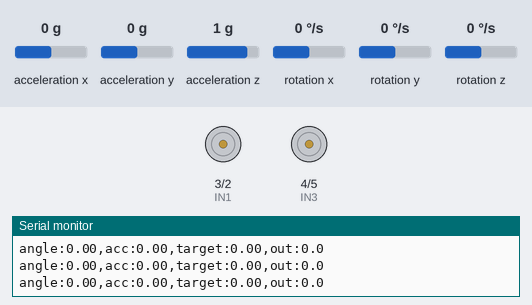
Recording of a sketch running on a simulated Arduino Uno, built with avr-gcc and run on an emulated ATmega328P. On the bench: motor-driver pin pairs drawn as motors (green arrow = first pin HIGH = forward, orange = second pin HIGH = backward, longer = more drive, scaled by the enable pin), the last lines printed to the serial monitor. Wiring (inferred from the names in the program): MPU-6050 motion sensor at I2C address 0x68. Inputs (shaded band) come from the test bench; at power-on: acceleration x 0 g, rotation y 0 °/s, acceleration y 0 g, acceleration z 1 g, rotation x 0 °/s, rotation z 0 °/s.

Above: at 1.3 s.
1.4 s: acceleration x set to -1.4 g
At 2.4 s:
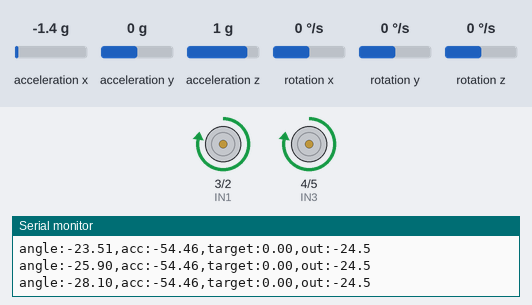
4.1 s: rotation y set to 192 °/s
At 4.53 s:
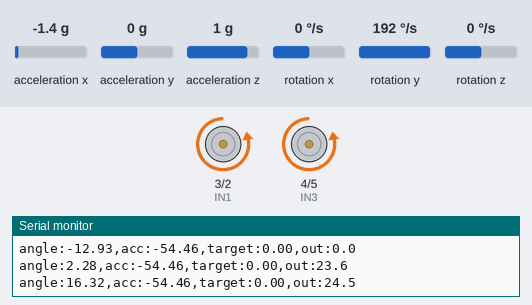
6.1 s: rotation y set to -192 °/s
At 7.3 s:
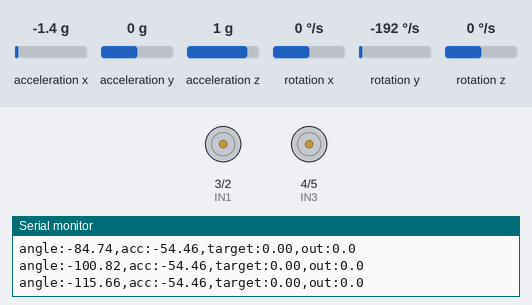
Timing chart, 0 to 9.1 s (numbered marks = the images above; inputs shaded):
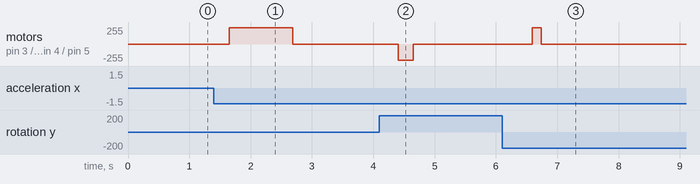

Measured:
- after the input at 1.4 s, motor on pin 3 (IN1) / pin 2 (IN2), motor on pin 4 (IN3) / pin 5 (IN4): stopped → forward 245/255 after 0.25 s, → stopped 1.0 s later
- after the input at 4.1 s, motor on pin 3 (IN1) / pin 2 (IN2), motor on pin 4 (IN3) / pin 5 (IN4): stopped → backward 245/255 after 0.31 s, → stopped 0.24 s later
- after the input at 6.1 s, motor on pin 3 (IN1) / pin 2 (IN2), motor on pin 4 (IN3) / pin 5 (IN4): stopped → forward 245/255 after 0.49 s, → stopped 0.14 s later

The sketch:

self_balancing_code.V3.ino
```cpp
/*
 * Self-Balancing Robot — Arduino Uno + MPU6050 + L298N
 * Plain PID controller with a manually set balance point.
 *
 * Serial Monitor at 115200, line ending "Newline".
 * Angle is printed 10x per second (also works in Serial Plotter).
 *
 * Optional live commands (lost on reset — copy good values into the code):
 *   p<num>  Kp      i<num>  Ki      d<num>  Kd
 *   t<num>  balance point (degrees), e.g. t1.5
 */

#include <Wire.h>

// ===================== BALANCE POINT =====================
float balancePoint = 0.0;   // degrees — the angle the robot tries to hold

// ===================== PID GAINS =====================
float Kp = 19.0;
float Ki = 250.0;
float Kd = 1.0;

// ===================== MOTOR SETTINGS =====================
const int   DEADBAND   = 30;    // min PWM that turns the wheels
const int   MAX_PWM    = 245;
const float LEFT_TRIM  = 1.0;
const float RIGHT_TRIM = 1.0;
const int   MOTOR_DIR  = 1;     // change to -1 if wheels drive the wrong way
const int   GYRO_SIGN  = 1;     // change to -1 if gyro direction is reversed

// ===================== WIRING =====================
const int IN1 = 3;
const int IN2 = 2;
const int IN3 = 4;
const int IN4 = 5;
const int ENA = 9;
const int ENB = 10;
const int MPU_ADDR = 0x68;

// ===================== FIXED CONSTANTS =====================
const unsigned long LOOP_US = 5000;   // 200 Hz
const float DT = LOOP_US / 1e6;
const float ALPHA = 0.996;       // complementary filter (trust gyro more)
const float FALL_ANGLE = 35.0;   // motors off past this
const float ARM_ANGLE  = 3.0;    // motors only start within 3° of balance point
const float I_LIMIT    = 60.0;   // max PWM from the I term
const float DB_RAMP    = 8.0;    // fade the deadband in smoothly (stops buzzing)

// ===================== STATE =====================
float angle = 0;
float integral = 0;
float output = 0;
bool  armed = false;
unsigned long lastLoop = 0;
int   printCount = 0;
char  cmdBuf[16];
byte  cmdLen = 0;

// ===================== MPU6050 =====================
void mpuWrite(byte reg, byte val) {
  Wire.beginTransmission(MPU_ADDR);
  Wire.write(reg);
  Wire.write(val);
  Wire.endTransmission();
}

// accAngle in degrees, gyroRaw in deg/s
void readIMU(float &accAngle, float &gyroRaw) {
  Wire.beginTransmission(MPU_ADDR);
  Wire.write(0x3B);
  Wire.endTransmission(false);
  Wire.requestFrom(MPU_ADDR, 14, true);

  int16_t ax = (Wire.read() << 8) | Wire.read();
  Wire.read(); Wire.read();                        // ay (unused)
  int16_t az = (Wire.read() << 8) | Wire.read();
  Wire.read(); Wire.read();                        // temperature
  Wire.read(); Wire.read();                        // gx
  int16_t gy = (Wire.read() << 8) | Wire.read();
  Wire.read(); Wire.read();                        // gz

  accAngle = atan2((float)ax, (float)az) * 180.0 / PI;
  gyroRaw  = gy / 131.0;
}

// ===================== MOTORS =====================
void setMotor(int en, int inA, int inB, float cmd) {
  float mag = fabs(cmd);
  int pwm = 0;
  if (mag > 0.5) {
    float boost = DEADBAND * min(mag / DB_RAMP, 1.0f);
    pwm = (int)(boost + mag * (MAX_PWM - DEADBAND) / (float)MAX_PWM);
    pwm = constrain(pwm, 0, MAX_PWM);
  }
  digitalWrite(inA, cmd > 0 && pwm > 0);
  digitalWrite(inB, cmd < 0 && pwm > 0);
  analogWrite(en, pwm);
}

void driveMotors(float cmd) {
  cmd *= MOTOR_DIR;
  setMotor(ENA, IN2, IN1, cmd * LEFT_TRIM);
  setMotor(ENB, IN4, IN3, cmd * RIGHT_TRIM);
}

void stopMotors() {
  digitalWrite(IN1, LOW); digitalWrite(IN2, LOW);
  digitalWrite(IN3, LOW); digitalWrite(IN4, LOW);
  analogWrite(ENA, 0);
  analogWrite(ENB, 0);
}

// ===================== SERIAL COMMANDS =====================
void printSettings() {
  Serial.print(F("Kp="));  Serial.print(Kp, 2);
  Serial.print(F(" Ki=")); Serial.print(Ki, 2);
  Serial.print(F(" Kd=")); Serial.print(Kd, 3);
  Serial.print(F(" balancePoint=")); Serial.println(balancePoint, 2);
}

void runCommand(char *c) {
  char k = c[0];
  float v = atof(c + 1);
  switch (k) {
    case 'p': Kp = v; break;
    case 'i': Ki = v; integral = 0; break;
    case 'd': Kd = v; break;
    case 't': balancePoint = v; integral = 0; break;
    default: Serial.println(F("unknown command")); return;
  }
  printSettings();
}

void handleSerial() {
  while (Serial.available()) {
    char ch = Serial.read();
    if (ch == '\n' || ch == '\r') {
      if (cmdLen > 0) {
        cmdBuf[cmdLen] = 0;
        runCommand(cmdBuf);
        cmdLen = 0;
      }
    } else if (cmdLen < sizeof(cmdBuf) - 1) {
      cmdBuf[cmdLen++] = ch;
    }
  }
}

// ===================== SETUP =====================
void setup() {
  Serial.begin(115200);
  pinMode(IN1, OUTPUT); pinMode(IN2, OUTPUT);
  pinMode(IN3, OUTPUT); pinMode(IN4, OUTPUT);
  pinMode(ENA, OUTPUT); pinMode(ENB, OUTPUT);
  stopMotors();

  Wire.begin();
  Wire.setClock(400000);
  mpuWrite(0x6B, 0x00);   // wake
  mpuWrite(0x1A, 0x03);   // low-pass ~44 Hz
  mpuWrite(0x1B, 0x00);   // gyro ±250 deg/s
  mpuWrite(0x1C, 0x00);   // accel ±2 g
  delay(100);

  // Start the angle estimate from the accelerometer
  float a, g;
  readIMU(a, g);
  angle = a;

  printSettings();
  lastLoop = micros();
}

// ===================== LOOP =====================
void loop() {
  handleSerial();

  unsigned long now = micros();
  if (now - lastLoop < LOOP_US) return;
  lastLoop += LOOP_US;
  if (now - lastLoop > LOOP_US) lastLoop = now;   // don't "catch up" after a delay

  // ---- angle ----
  float accAngle, gyroRaw;
  readIMU(accAngle, gyroRaw);
  float rate = GYRO_SIGN * gyroRaw;
  angle = ALPHA * (angle + rate * DT) + (1.0 - ALPHA) * accAngle;

  float error = angle - balancePoint;

  if (!armed) {
    stopMotors();
    output = 0;
    if (fabs(error) < ARM_ANGLE) {
      armed = true;
      integral = 0;
    }
  } else if (fabs(error) > FALL_ANGLE) {
    armed = false;               // fell: stop and wait to be stood back up
    stopMotors();
    output = 0;
    integral = 0;
  } else {
    // ---- PID ----
    integral += Ki * error * DT;
    integral = constrain(integral, -I_LIMIT, I_LIMIT);

    output = Kp * error + integral + Kd * rate;

    if (fabs(output) > MAX_PWM && (output > 0) == (error > 0)) {
      integral -= Ki * error * DT;      // anti-windup
    }
    output = constrain(output, -MAX_PWM, MAX_PWM);
    driveMotors(output);
  }

  // ---- serial output ~10 Hz ----
  if (++printCount >= 20) {
    printCount = 0;
    Serial.print(F("angle:"));   Serial.print(angle, 2);
    Serial.print(F(",acc:"));    Serial.print(accAngle, 2);
    Serial.print(F(",target:")); Serial.print(balancePoint, 2);
    Serial.print(F(",out:"));    Serial.println(output / 10.0, 1);
  }
}
```
